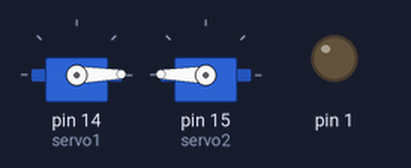
A sketch run on a simulated Arduino Uno, built with avr-gcc and run on an emulated ATmega328P. Shown: 2 × servo, output pins drawn as LEDs (lit = HIGH).

Above: at 0.05 s.
At 2.65 s:
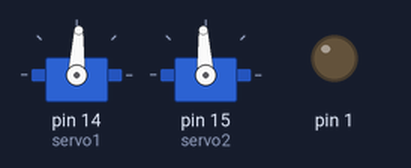
At 5.25 s:
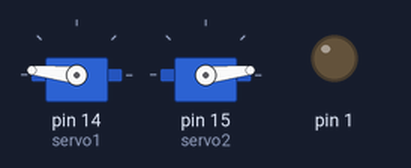
At 10.5 s:
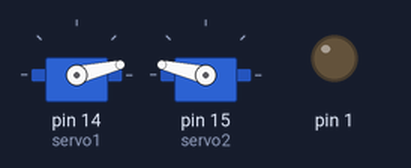
Timing chart, 0 to 14.2 s (numbered marks = the images above):
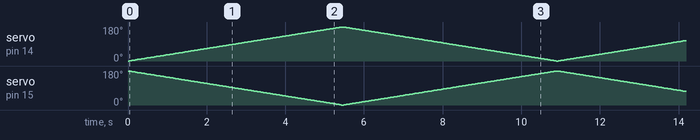

The sketch:

servo.ino
```cpp
#include <Servo.h>

Servo servo1, servo2;

int pos;

void setup() {
  pinMode(1, OUTPUT);
  servo1.attach(14);
  servo2.attach(15);
  pos = 0;
}

void loop() {
  // put your main code here, to run repeatedly:
  for (pos = 0; pos <= 180; pos += 1) {
    servo1.write(pos);
    servo2.write(180-pos);
    delay(30);
  }
  for (pos = 180; pos >= 0; pos -= 1) {
    servo1.write(pos);
    servo2.write(180-pos);
    delay(30);
  }
}
```
